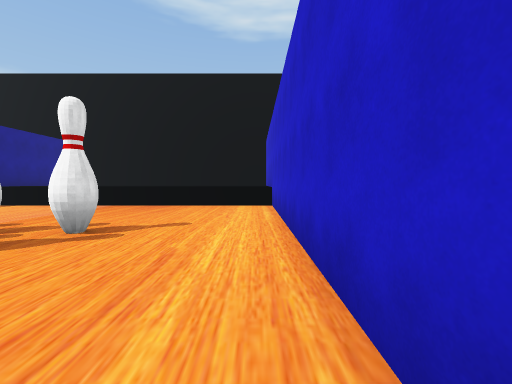
[1] (above)

16 first-person views from a walk through a 3-D level made in the Unity game engine. The camera is 1.4 m above the floor, tilts 2° down and sees 90° across. The floor is counted in squares, 2 m on a side. Each view is taken from the middle of a square. On the plan, view 1 faces up. The plan holds only what a view shows up to about 9 squares ahead; the rest is blank. The place goes on beyond the plan.

[2]
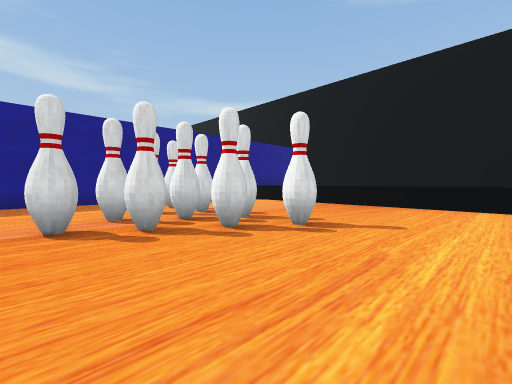

[3]
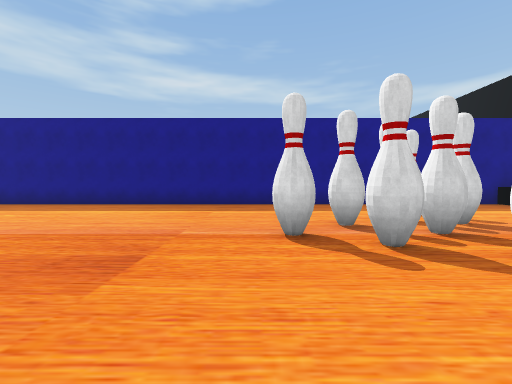

[4]
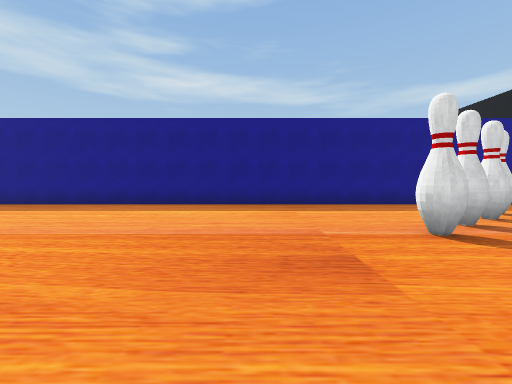

[5]
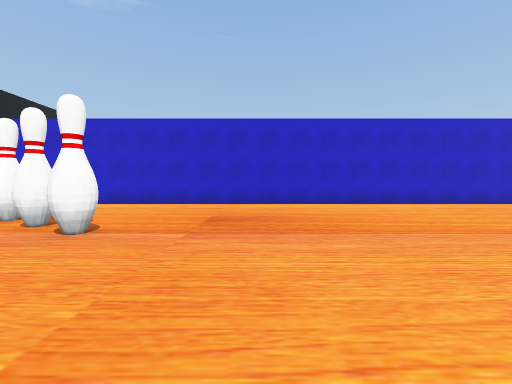

[6]
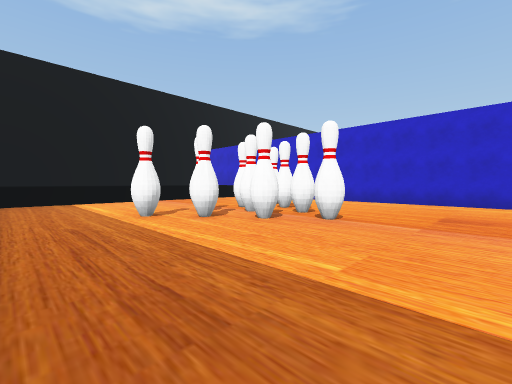

[7]
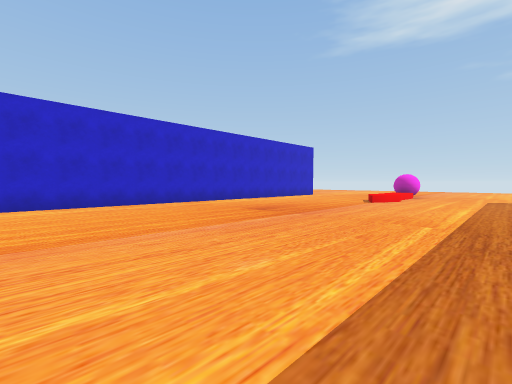

[8]
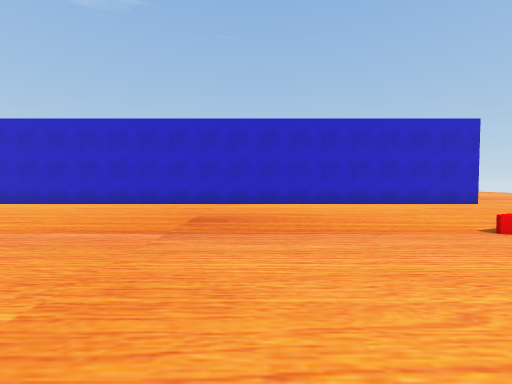

[9]
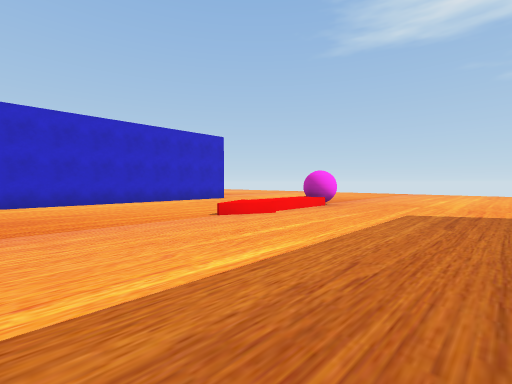

[10]
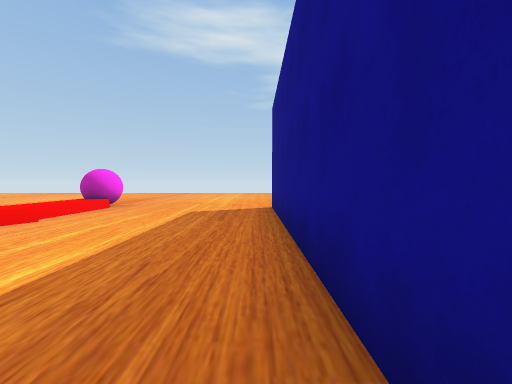

[11]
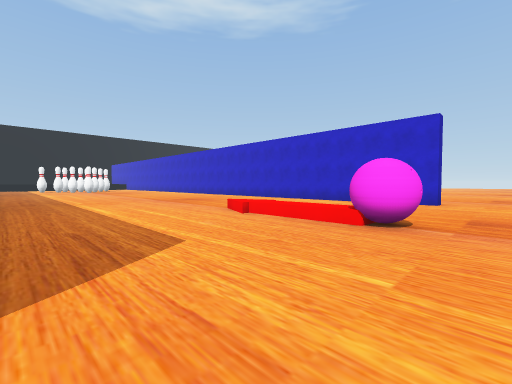

[12]
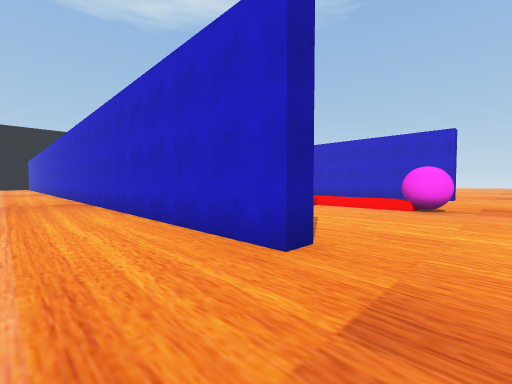

[13]
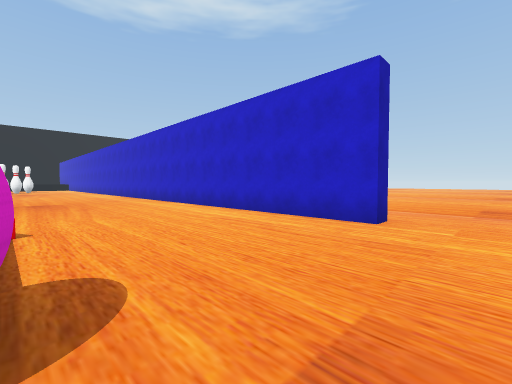

[14]
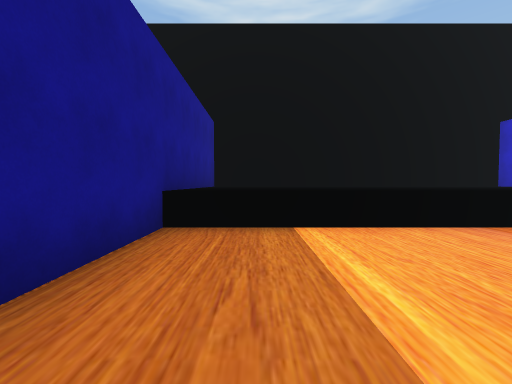

[15]
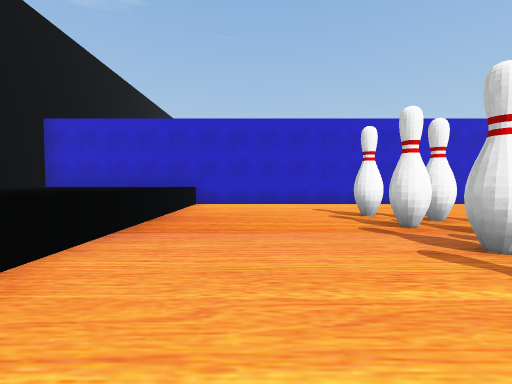

[16]
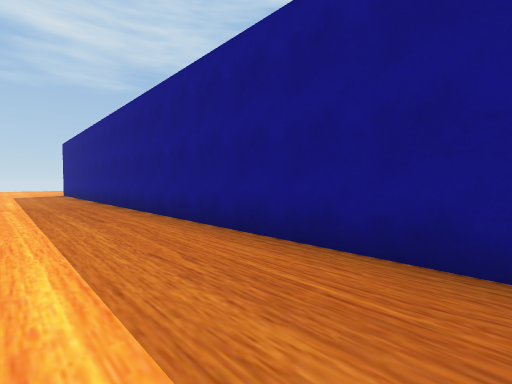

### Floor plan
Key: @ floor where view 1 was taken; # wall or solid block; . floor; ^ raised ledge; O other object.
Columns run from 12 left of view 1 to 8 right of it. Each row starts with its distance up from view 1.
 13    ###########
 12    ^^^^^^^^^^#
 11    ^     ^^ ^#
 10    ^^^^^^^^^^#
  9    ^   ^^^^^^#
  8   #^^^^^^^^^^#
  7   #..........#
  6   #..........#
  5   #..........#
  4   #..O..OO...#
  3   #..OO.OO...#
  2   #....OO....#
  1   #.....O....#
  0   #.........@#
 -1   #..........#
 -2   #..........#
 -3   #..........#
 -4   #..........#
 -5   #..........#
 -6   #..........#
 -7   #..........#
 -8   #..........#
 -9 ..#..........#
-10 ..#..........#
-11 ..#..........#
-12 ..#..........#
-13 ..#..........#
-14 ..#..........#
-15 ..#..........#
-16 ..#..........#
-17 ..#..........#
-18 ..#..........#   ..
-19 ..#....OO....#......
-20 ........O............
-21 .....................

Where each view was taken, in squares from view 1:
view 1: 0 up, 0 right, facing up
view 2: 0 up, 0 right, facing up-left
view 3: 0 up, 1 left, facing left
view 4: 2 down, 1 left, facing left
view 5: 2 down, 8 left, facing right
view 6: 2 down, 9 left, facing up-right
view 7: 6 down, 8 left, facing down-right
view 8: 12 down, 8 left, facing right
view 9: 12 down, 9 left, facing down-right
view 10: 12 down, 9 left, facing down
view 11: 21 down, 9 left, facing up-right
view 12: 21 down, 12 left, facing up-right
view 13: 21 down, 4 left, facing up-right
view 14: 4 up, 8 left, facing up
view 15: 6 up, 8 left, facing right
view 16: 2 down, 7 left, facing down-left
